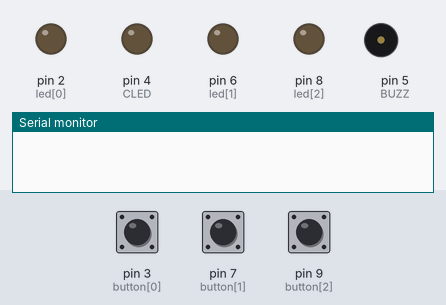
The sketch below on a simulated Arduino Uno, built with avr-gcc and run on an emulated ATmega328P. On the bench: output pins drawn as LEDs (lit = HIGH), buzzer (waves = sounding), the last lines printed to the serial monitor. The test bench sets the inputs (shaded band); at power-on: pin 3 (button[0]) LOW, pin 7 (button[1]) LOW, pin 9 (button[2]) LOW. Random numbers use the default seed unless the sketch sets one.

Above: at 1.2 s.
1.3 s: pin 3 (button[0]) pulled HIGH for 0.15 s
At 2.5 s:
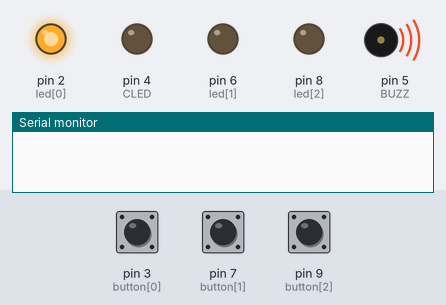
4.4 s: pin 7 (button[1]) pulled HIGH for 0.15 s
At 4.9 s:
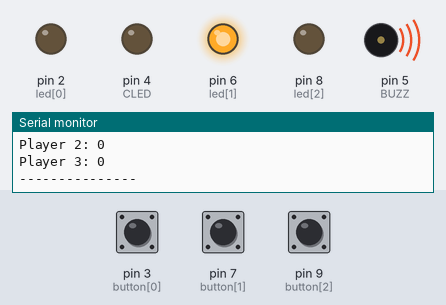
7.5 s: pin 9 (button[2]) pulled HIGH for 3.2 s
At 8.5 s:
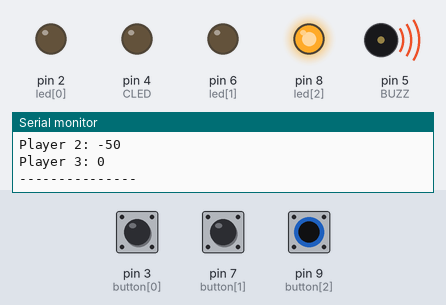
13.7 s: pin 9 (button[2]) pulled HIGH for 0.15 s
At 16.47 s:
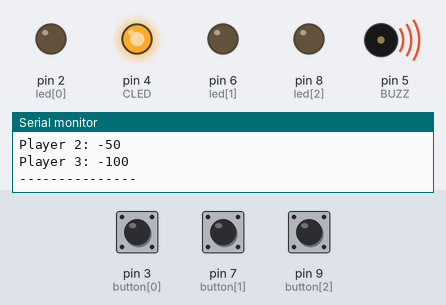
16.7 s: pin 9 (button[2]) pulled HIGH for 1 s
At 17.01 s:
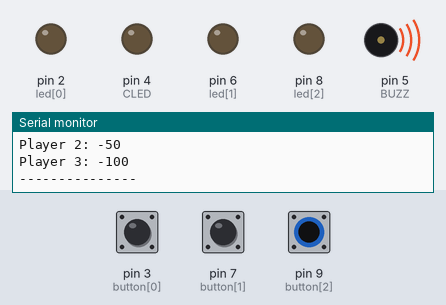
19.7 s: pin 3 (button[0]) pulled HIGH for 1 s
At 20.2 s:
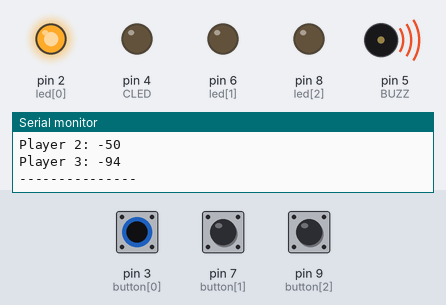
Timing chart, 0 to 25.7 s (numbered marks = the images above; inputs shaded):
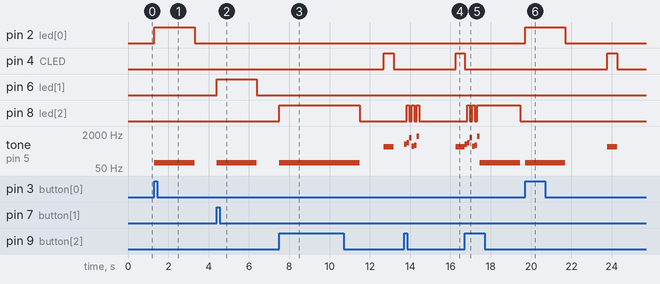

The sketch:

zad22.ino
```cpp
#define CLED 4
#define BUZZ 5
#include "pitches.h"

unsigned long time;
unsigned long h = 1000;
byte led[3] = {2, 6, 8};
byte button[3] = {3, 7, 9};
bool buttonRead[3];
int score[3] = {0, 0, 0};

bool penalty = false, winner = false;

typedef struct
{
	int note;
	int tempo;
} note;


const note notes[] = {{NOTE_E5, 125}, {NOTE_G5, 125}, {NOTE_E6, 125}, {NOTE_C5, 125},
{NOTE_D5, 125}, {NOTE_G6, 125}};

void playWinnerMusic(int pin)
{
	int sig = HIGH;
	for(int i = 0; i < 6; ++i)
	{
		tone(BUZZ, notes[i].note);
		delay(notes[i].tempo);
		digitalWrite(led[pin], sig);
		sig = !sig;
	}
	noTone(BUZZ);
	digitalWrite(led[pin], LOW);
}

void setup()
{
	for(int i = 0; i < 3; ++i)
	{
		pinMode(led[i], OUTPUT);
		pinMode(button[i], INPUT);
	}

	pinMode(BUZZ, OUTPUT);
	pinMode(CLED, OUTPUT);

	randomSeed(analogRead(A0));

	Serial.begin(9600);
}

void loop()
{
	time = millis() + random(1000, 3000);
	while(millis() < time)
	{
		for(int i = 0; i < 3; ++i)
		{
			if(digitalRead(button[i]))
			{
				penalty = true;
				score[i] -= 50;
				digitalWrite(led[i], HIGH);
				tone(BUZZ, 90, 2000);
				delay(2000);
				digitalWrite(led[i], LOW);
				break;
			}
		}
		if(penalty)
			break;
	}
	if(!penalty)
	{
		tone(BUZZ, 500);
		digitalWrite(CLED, HIGH);
		time = millis();
		while(true)
		{
			if(millis() >= time + 500)
			{
				noTone(BUZZ);
				digitalWrite(CLED, LOW);
			}
			for(int i = 0; i < 3; ++i)
			{
				if(digitalRead(button[i]))
				{
					noTone(BUZZ);
					digitalWrite(CLED, LOW);
					winner = true;
					score[i] += max(map(millis(), time, time + h, 100, 0), 0);
					playWinnerMusic(i);
					break;
				}
			}
			if(winner)
				break;

		}
	}
	penalty = false;
	winner = false;

	Serial.print("Player 1: ");
	Serial.println(score[0]);
	Serial.print("Player 2: ");
	Serial.println(score[1]);
	Serial.print("Player 3: ");
	Serial.println(score[2]);
	Serial.print("---------------\n");
}
```

pitches.h
```cpp
/*************************************************
 * Public Constants
 *************************************************/

#define NOTE_B0  31
#define NOTE_C1  33
#define NOTE_CS1 35
#define NOTE_D1  37
#define NOTE_DS1 39
#define NOTE_E1  41
#define NOTE_F1  44
#define NOTE_FS1 46
#define NOTE_G1  49
#define NOTE_GS1 52
#define NOTE_A1  55
#define NOTE_AS1 58
#define NOTE_B1  62
#define NOTE_C2  65
#define NOTE_CS2 69
#define NOTE_D2  73
#define NOTE_DS2 78
#define NOTE_E2  82
#define NOTE_F2  87
#define NOTE_FS2 93
#define NOTE_G2  98
#define NOTE_GS2 104
#define NOTE_A2  110
#define NOTE_AS2 117
#define NOTE_B2  123
#define NOTE_C3  131
#define NOTE_CS3 139
#define NOTE_D3  147
#define NOTE_DS3 156
#define NOTE_E3  165
#define NOTE_F3  175
#define NOTE_FS3 185
#define NOTE_G3  196
#define NOTE_GS3 208
#define NOTE_A3  220
#define NOTE_AS3 233
#define NOTE_B3  247
#define NOTE_C4  262
#define NOTE_CS4 277
#define NOTE_D4  294
#define NOTE_DS4 311
#define NOTE_E4  330
#define NOTE_F4  349
#define NOTE_FS4 370
#define NOTE_G4  392
#define NOTE_GS4 415
#define NOTE_A4  440
#define NOTE_AS4 466
#define NOTE_B4  494
#define NOTE_C5  523
#define NOTE_CS5 554
#define NOTE_D5  587
#define NOTE_DS5 622
#define NOTE_E5  659
#define NOTE_F5  698
#define NOTE_FS5 740
#define NOTE_G5  784
#define NOTE_GS5 831
#define NOTE_A5  880
#define NOTE_AS5 932
#define NOTE_B5  988
#define NOTE_C6  1047
#define NOTE_CS6 1109
#define NOTE_D6  1175
#define NOTE_DS6 1245
#define NOTE_E6  1319
#define NOTE_F6  1397
#define NOTE_FS6 1480
#define NOTE_G6  1568
#define NOTE_GS6 1661
#define NOTE_A6  1760
#define NOTE_AS6 1865
#define NOTE_B6  1976
#define NOTE_C7  2093
#define NOTE_CS7 2217
#define NOTE_D7  2349
#define NOTE_DS7 2489
#define NOTE_E7  2637
#define NOTE_F7  2794
#define NOTE_FS7 2960
#define NOTE_G7  3136
#define NOTE_GS7 3322
#define NOTE_A7  3520
#define NOTE_AS7 3729
#define NOTE_B7  3951
#define NOTE_C8  4186
#define NOTE_CS8 4435
#define NOTE_D8  4699
#define NOTE_DS8 4978
```

Measured:
- after the input at 1.3 s, pin 2 (led[0]): LOW → HIGH at once, → LOW 2.0 s later
- after the input at 4.4 s, pin 6 (led[1]): LOW → HIGH at once, → LOW 2.0 s later
- after the input at 7.5 s, pin 8 (led[2]): LOW → HIGH at once, → LOW 4.0 s later
- after the input at 13.7 s, pin 4 (CLED): LOW → HIGH after 2.6 s; pin 8 (led[2]): alternates HIGH for 0.13 s and LOW for 0.13 s, 6 changes in all, then stays LOW, starting after 0.13 s
- after the input at 16.7 s, pin 8 (led[2]): goes HIGH 0.13 s, LOW 0.13 s, HIGH 0.13 s, LOW 0.13 s, HIGH 2.1 s, then LOW, starting after 0.13 s
- after the input at 19.7 s, pin 2 (led[0]): LOW → HIGH at once, → LOW 2.0 s later
